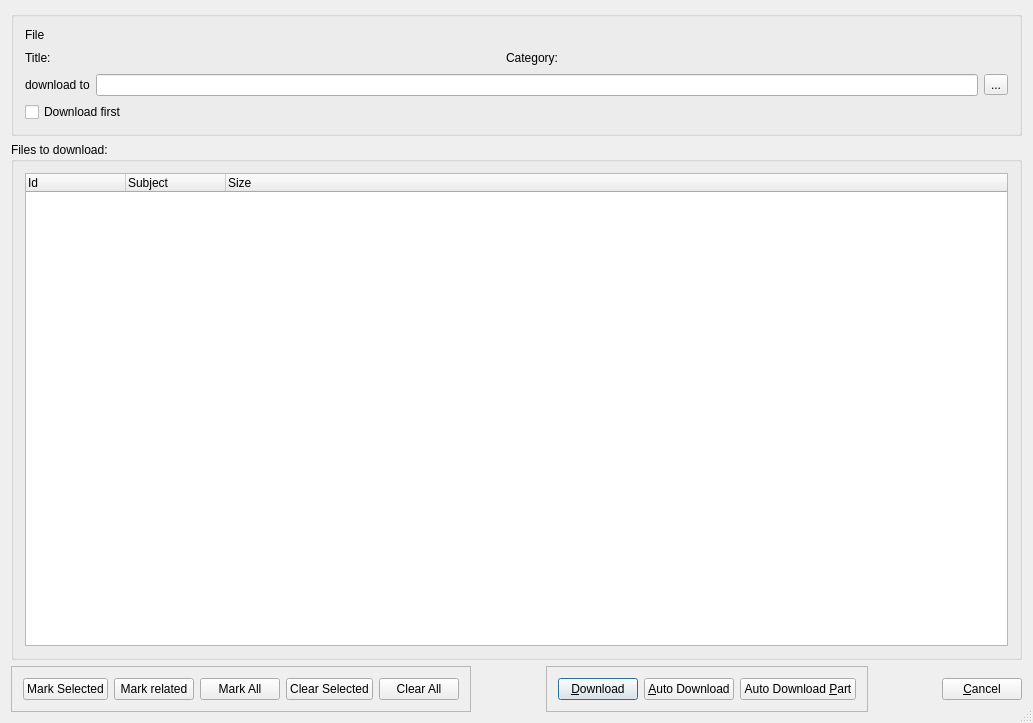
<?xml version="1.0" encoding="UTF-8"?>
<ui version="4.0">
 <class>NzbFormDlg</class>
 <widget class="QDialog" name="NzbFormDlg">
  <property name="geometry">
   <rect>
    <x>0</x>
    <y>0</y>
    <width>1033</width>
    <height>723</height>
   </rect>
  </property>
  <property name="sizePolicy">
   <sizepolicy hsizetype="Preferred" vsizetype="MinimumExpanding">
    <horstretch>0</horstretch>
    <verstretch>0</verstretch>
   </sizepolicy>
  </property>
  <property name="windowTitle">
   <string>Download .nzb</string>
  </property>
  <property name="sizeGripEnabled">
   <bool>true</bool>
  </property>
  <layout class="QVBoxLayout">
   <item>
    <widget class="QGroupBox" name="groupBox_2">
     <property name="title">
      <string/>
     </property>
     <layout class="QVBoxLayout" name="verticalLayout_2">
      <item>
       <widget class="QLabel" name="fileLabel">
        <property name="text">
         <string>File</string>
        </property>
        <property name="wordWrap">
         <bool>false</bool>
        </property>
       </widget>
      </item>
      <item>
       <layout class="QHBoxLayout" name="nzb_optionals">
        <item>
         <widget class="QLabel" name="nzbTitle">
          <property name="text">
           <string>Title: </string>
          </property>
         </widget>
        </item>
        <item>
         <spacer name="horizontalSpacer_3">
          <property name="orientation">
           <enum>Qt::Horizontal</enum>
          </property>
          <property name="sizeHint" stdset="0">
           <size>
            <width>40</width>
            <height>20</height>
           </size>
          </property>
         </spacer>
        </item>
        <item>
         <widget class="QLabel" name="nzbCategory">
          <property name="text">
           <string>Category: </string>
          </property>
         </widget>
        </item>
        <item>
         <spacer name="horizontalSpacer_4">
          <property name="orientation">
           <enum>Qt::Horizontal</enum>
          </property>
          <property name="sizeHint" stdset="0">
           <size>
            <width>40</width>
            <height>20</height>
           </size>
          </property>
         </spacer>
        </item>
       </layout>
      </item>
      <item>
       <layout class="QHBoxLayout">
        <item>
         <widget class="QLabel" name="textLabel3">
          <property name="text">
           <string>download to</string>
          </property>
          <property name="wordWrap">
           <bool>false</bool>
          </property>
         </widget>
        </item>
        <item>
         <widget class="QLineEdit" name="dirEdit"/>
        </item>
        <item>
         <widget class="QToolButton" name="dirBtn">
          <property name="text">
           <string>...</string>
          </property>
         </widget>
        </item>
       </layout>
      </item>
      <item>
       <widget class="QCheckBox" name="firstCheck">
        <property name="text">
         <string>Download first</string>
        </property>
       </widget>
      </item>
     </layout>
    </widget>
   </item>
   <item>
    <widget class="QGroupBox" name="groupBox">
     <property name="title">
      <string>Files to download:</string>
     </property>
     <layout class="QVBoxLayout" name="verticalLayout">
      <item>
       <widget class="QTreeWidget" name="artList">
        <property name="autoScroll">
         <bool>false</bool>
        </property>
        <attribute name="headerDefaultSectionSize">
         <number>100</number>
        </attribute>
        <column>
         <property name="text">
          <string>Id</string>
         </property>
        </column>
        <column>
         <property name="text">
          <string>Subject</string>
         </property>
        </column>
        <column>
         <property name="text">
          <string>Size</string>
         </property>
        </column>
       </widget>
      </item>
     </layout>
    </widget>
   </item>
   <item>
    <layout class="QHBoxLayout">
     <item>
      <widget class="QFrame" name="frame">
       <property name="frameShape">
        <enum>QFrame::StyledPanel</enum>
       </property>
       <property name="frameShadow">
        <enum>QFrame::Raised</enum>
       </property>
       <property name="lineWidth">
        <number>2</number>
       </property>
       <layout class="QHBoxLayout" name="horizontalLayout">
        <item>
         <widget class="QPushButton" name="markSelBtn">
          <property name="text">
           <string>Mark Selected</string>
          </property>
         </widget>
        </item>
        <item>
         <widget class="QPushButton" name="markRelatedButton">
          <property name="toolTip">
           <string>&lt;html&gt;&lt;head/&gt;&lt;body&gt;&lt;p&gt;Mark related items. Related items are CD1 out of multiple CDs etc.&lt;/p&gt;&lt;/body&gt;&lt;/html&gt;</string>
          </property>
          <property name="text">
           <string>Mark related</string>
          </property>
         </widget>
        </item>
        <item>
         <widget class="QPushButton" name="markAllBtn">
          <property name="text">
           <string>Mark All</string>
          </property>
         </widget>
        </item>
        <item>
         <widget class="QPushButton" name="unmarkSelBtn">
          <property name="text">
           <string>Clear Selected</string>
          </property>
         </widget>
        </item>
        <item>
         <widget class="QPushButton" name="unmarkAllBtn">
          <property name="text">
           <string>Clear All</string>
          </property>
         </widget>
        </item>
       </layout>
      </widget>
     </item>
     <item>
      <spacer name="horizontalSpacer_2">
       <property name="orientation">
        <enum>Qt::Horizontal</enum>
       </property>
       <property name="sizeHint" stdset="0">
        <size>
         <width>40</width>
         <height>20</height>
        </size>
       </property>
      </spacer>
     </item>
     <item>
      <widget class="QFrame" name="frame_2">
       <property name="frameShape">
        <enum>QFrame::StyledPanel</enum>
       </property>
       <property name="frameShadow">
        <enum>QFrame::Raised</enum>
       </property>
       <layout class="QHBoxLayout" name="horizontalLayout_2">
        <item>
         <widget class="QPushButton" name="buttonOk">
          <property name="toolTip">
           <string>Add selected articles to the download queue</string>
          </property>
          <property name="whatsThis">
           <string>Download selected articles</string>
          </property>
          <property name="text">
           <string>&amp;Download</string>
          </property>
          <property name="shortcut">
           <string/>
          </property>
          <property name="autoDefault">
           <bool>true</bool>
          </property>
          <property name="default">
           <bool>true</bool>
          </property>
         </widget>
        </item>
        <item>
         <widget class="QPushButton" name="groupButton">
          <property name="toolTip">
           <string>Group selected items together for auto repair/unpack and add to download queue</string>
          </property>
          <property name="whatsThis">
           <string>Download selected and auto repair/unpack</string>
          </property>
          <property name="text">
           <string>&amp;Auto Download</string>
          </property>
         </widget>
        </item>
        <item>
         <widget class="QPushButton" name="partGroupButton">
          <property name="toolTip">
           <string>Group selected items together for manual repair/unpack and add to download queue. Keep window open for further downloads</string>
          </property>
          <property name="whatsThis">
           <string>Download selected and auto repair/unpack.  Keep window open for further downloads</string>
          </property>
          <property name="text">
           <string>Auto Download &amp;Part</string>
          </property>
         </widget>
        </item>
       </layout>
      </widget>
     </item>
     <item>
      <spacer name="horizontalSpacer">
       <property name="orientation">
        <enum>Qt::Horizontal</enum>
       </property>
       <property name="sizeHint" stdset="0">
        <size>
         <width>40</width>
         <height>20</height>
        </size>
       </property>
      </spacer>
     </item>
     <item>
      <widget class="QPushButton" name="buttonCancel">
       <property name="text">
        <string>&amp;Cancel</string>
       </property>
       <property name="shortcut">
        <string/>
       </property>
       <property name="autoDefault">
        <bool>true</bool>
       </property>
      </widget>
     </item>
    </layout>
   </item>
  </layout>
 </widget>
 <layoutdefault spacing="6" margin="11"/>
 <resources/>
 <connections>
  <connection>
   <sender>buttonCancel</sender>
   <signal>clicked()</signal>
   <receiver>NzbFormDlg</receiver>
   <slot>reject()</slot>
   <hints>
    <hint type="sourcelabel">
     <x>20</x>
     <y>20</y>
    </hint>
    <hint type="destinationlabel">
     <x>20</x>
     <y>20</y>
    </hint>
   </hints>
  </connection>
  <connection>
   <sender>buttonOk</sender>
   <signal>clicked()</signal>
   <receiver>NzbFormDlg</receiver>
   <slot>accept()</slot>
   <hints>
    <hint type="sourcelabel">
     <x>20</x>
     <y>20</y>
    </hint>
    <hint type="destinationlabel">
     <x>20</x>
     <y>20</y>
    </hint>
   </hints>
  </connection>
 </connections>
</ui>
